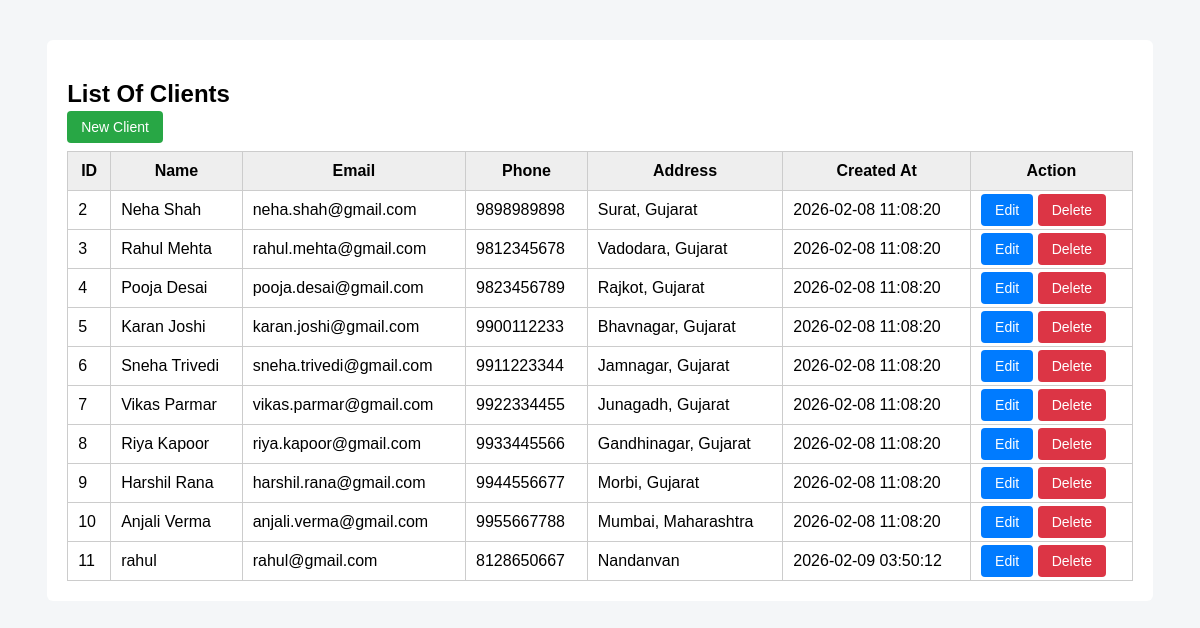
The page / on the database its author committed.
### tables this page shows
CREATE TABLE `clients` (
  `id` int(11) NOT NULL,
  `name` varchar(100) NOT NULL,
  `email` varchar(150) NOT NULL,
  `phone` varchar(20) DEFAULT NULL,
  `address` text DEFAULT NULL,
  `created_at` timestamp NOT NULL DEFAULT current_timestamp()
);

### index.php (the view, shortened to what this page needs)
<!DOCTYPE html>
<html>
<head>
</head>
<body>
<div class="container">
<h2>List Of Clients</h2>
<a class="btn btn-success" href="create.php">New Client</a>
<table>
<thead>
<tr>
<th>ID</th>
<th>Name</th>
<th>Email</th>
<th>Phone</th>
<th>Address</th>
<th>Created At</th>
<th>Action</th>
</tr>
</thead>
<tbody>
<?php
$conn = new mysqli("localhost","root","","crud");
$sql="SELECT * FROM clients";
$result=$conn->query($sql);
while($row=$result->fetch_assoc()){
echo "
<tr>
<td>{$row['id']}</td>
<td>{$row['name']}</td>
<td>{$row['email']}</td>
<td>{$row['phone']}</td>
<td>{$row['address']}</td>
<td>{$row['created_at']}</td>
<td>
<a class='btn btn-primary' href='edit.php?id={$row['id']}'>Edit</a>
<a class='btn btn-danger' href='delete.php?id={$row['id']}'>Delete</a>
</td>
</tr>
";
}
?>
</tbody>
</table>
</div>
</body>
</html>

### index.php (style rules this page uses)
body { font-family: Arial; background: #f4f6f8; }
.container { width: 90%; margin: 40px auto; background: white; padding: 20px; border-radius: 6px; }
h2 { margin-bottom: 10px; }
.btn { padding: 8px 14px; text-decoration: none; border-radius: 4px; color: white; font-size: 14px; }
.btn-primary { background: #007bff; }
.btn-danger { background: #dc3545; }
.btn-success { background: #28a745; }
table { width: 100%; border-collapse: collapse; margin-top: 15px; }
th, td { border: 1px solid #ccc; padding: 10px; }
th { background: #eee; }

### rows shown on the page
clients: id "2", name "Neha Shah", email "neha.shah@gmail.com", phone "9898989898", address "Surat, Gujarat", created_at "2026-02-08 11:08:20"
clients: id "3", name "Rahul Mehta", email "rahul.mehta@gmail.com", phone "9812345678", address "Vadodara, Gujarat", created_at "2026-02-08 11:08:20"
clients: id "4", name "Pooja Desai", email "pooja.desai@gmail.com", phone "9823456789", address "Rajkot, Gujarat", created_at "2026-02-08 11:08:20"
clients: id "5", name "Karan Joshi", email "karan.joshi@gmail.com", phone "9900112233", address "Bhavnagar, Gujarat", created_at "2026-02-08 11:08:20"
clients: id "6", name "Sneha Trivedi", email "sneha.trivedi@gmail.com", phone "9911223344", address "Jamnagar, Gujarat", created_at "2026-02-08 11:08:20"
clients: id "7", name "Vikas Parmar", email "vikas.parmar@gmail.com", phone "9922334455", address "Junagadh, Gujarat", created_at "2026-02-08 11:08:20"
clients: id "8", name "Riya Kapoor", email "riya.kapoor@gmail.com", phone "9933445566", address "Gandhinagar, Gujarat", created_at "2026-02-08 11:08:20"
clients: id "9", name "Harshil Rana", email "harshil.rana@gmail.com", phone "9944556677", address "Morbi, Gujarat", created_at "2026-02-08 11:08:20"
clients: id "10", name "Anjali Verma", email "anjali.verma@gmail.com", phone "9955667788", address "Mumbai, Maharashtra", created_at "2026-02-08 11:08:20"
clients: id "11", name "rahul", email "rahul@gmail.com", phone "8128650667", address "Nandanvan", created_at "2026-02-09 03:50:12"
